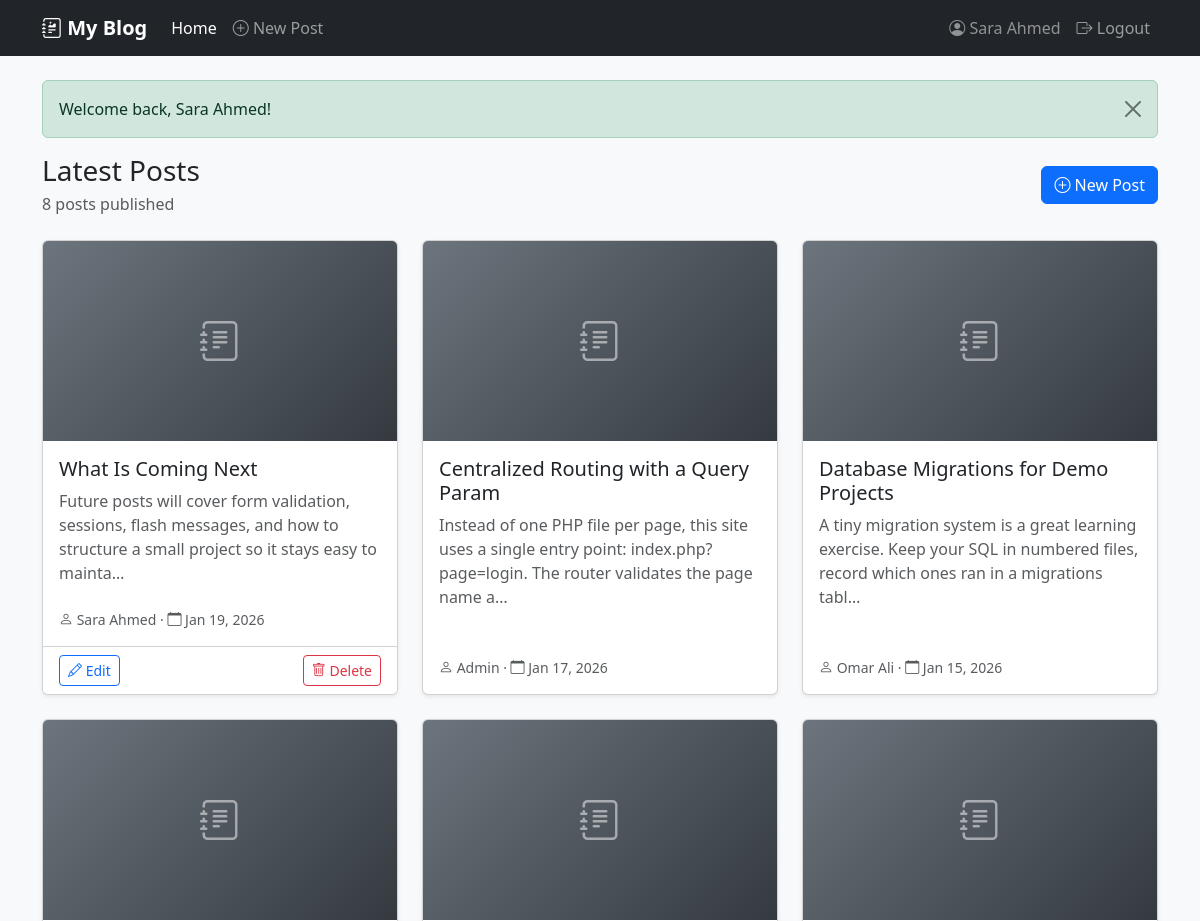
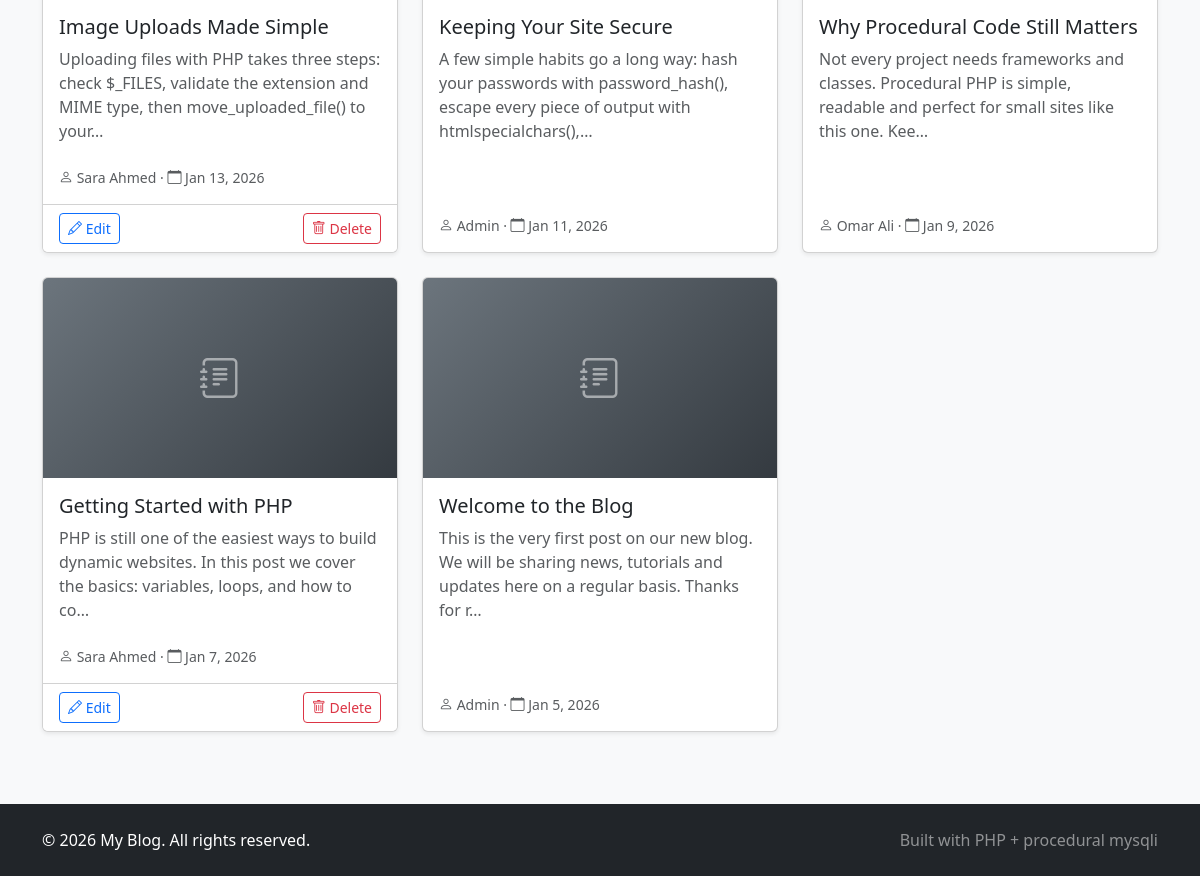
/index.php?page=home (signed in), run on the app's committed database (2 pictures, top to bottom).
### tables this page shows
CREATE TABLE posts (
    id INT NOT NULL AUTO_INCREMENT PRIMARY KEY,
    user_id INT NOT NULL,
    title VARCHAR(200) NOT NULL,
    content TEXT NOT NULL,
    image VARCHAR(255) DEFAULT NULL,
    created_at DATETIME NOT NULL DEFAULT CURRENT_TIMESTAMP,
    updated_at DATETIME NOT NULL DEFAULT CURRENT_TIMESTAMP ON UPDATE CURRENT_TIMESTAMP,
    KEY idx_posts_user_id (user_id),
    CONSTRAINT fk_posts_user FOREIGN KEY (user_id) REFERENCES users (id) ON DELETE CASCADE
);

CREATE TABLE users (
    id INT NOT NULL AUTO_INCREMENT PRIMARY KEY,
    name VARCHAR(100) NOT NULL,
    email VARCHAR(190) NOT NULL UNIQUE,
    password VARCHAR(255) NOT NULL,
    role ENUM('admin','user') NOT NULL DEFAULT 'user',
    created_at DATETIME NOT NULL DEFAULT CURRENT_TIMESTAMP
);

### index.php (called while the page is built, shortened)
<?php
require_once __DIR__ . '/config/config.php';
require_once __DIR__ . '/core/functions.php';
$page = $_GET['page'] ?? 'home';
switch ($page) {
    case 'home':
        $posts = getAllPosts();
        break;
}
require __DIR__ . '/inc/header.php';
require __DIR__ . '/views/' . $page . '.php';
require __DIR__ . '/inc/footer.php';

### core/functions.php (called while the page is built, shortened)
<?php
function e($value)
{
    return htmlspecialchars((string) $value, ENT_QUOTES, 'UTF-8');
}
function isLoggedIn()
{
    return isset($_SESSION['user_id']);
}
function isAdmin()
{
    return isset($_SESSION['user_role']) && $_SESSION['user_role'] === 'admin';
}
function canEdit($post)
{
    return (int) $_SESSION['user_id'] === (int) $post['user_id'] || isAdmin();
}
function getAllPosts()
{
    global $conn;
    $sql = "SELECT p.*, u.name AS author_name
            FROM posts p
            INNER JOIN users u ON u.id = p.user_id
            ORDER BY p.created_at DESC, p.id DESC";
    $result = mysqli_query($conn, $sql);
    $posts = [];
    if ($result) {
        while ($row = mysqli_fetch_assoc($result)) {
            $posts[] = $row;
        }
    }
    return $posts;
}

### views/home.php (the view, shortened to what this page needs)
<div class="d-flex justify-content-between align-items-center mb-4 flex-wrap gap-2">
    <div>
        <h1 class="h3 mb-1">Latest Posts</h1>
        <p class="text-muted mb-0"><?= count($posts) ?> post<?= count($posts) === 1 ? '' : 's' ?> published</p>
    </div>
    <?php if (isLoggedIn()) { ?>
        <a href="index.php?page=add_post" class="btn btn-primary">
            <i class="bi bi-plus-circle"></i> New Post
        </a>
    <?php } ?>
</div>
<?php if (empty($posts)) { ?>
    <div class="alert alert-info">
        No posts yet.
        <?php if (isLoggedIn()) { ?>
            <a href="index.php?page=add_post">Write the first one</a>.
        <?php } ?>
    </div>
<?php } else { ?>
    <div class="row g-4">
        <?php foreach ($posts as $post) { ?>
            <div class="col-md-6 col-lg-4">
                <div class="card h-100 shadow-sm post-card">
                    <a href="index.php?page=post&id=<?= (int) $post['id'] ?>">
                        <?php if ($post['image']) { ?>
                            <img src="assets/uploads/<?= e($post['image']) ?>" class="card-img-top post-thumb" alt="<?= e($post['title']) ?>">
                        <?php } else { ?>
                            <div class="card-img-top post-thumb post-placeholder d-flex align-items-center justify-content-center">
                                <i class="bi bi-journal-text fs-1 text-white-50"></i>
                            </div>
                        <?php } ?>
                    </a>
                    <div class="card-body d-flex flex-column">
                        <h5 class="card-title">
                            <a href="index.php?page=post&id=<?= (int) $post['id'] ?>" class="text-decoration-none text-dark">
                                <?= e($post['title']) ?>
                            </a>
                        </h5>
                        <p class="card-text text-muted flex-grow-1">
                            <?= e(mb_substr(strip_tags($post['content']), 0, 130)) ?><?= mb_strlen(strip_tags($post['content'])) > 130 ? '…' : '' ?>
                        </p>
                        <div class="d-flex justify-content-between align-items-center mt-2">
                            <small class="text-muted">
                                <i class="bi bi-person"></i> <?= e($post['author_name']) ?>
                                &middot; <i class="bi bi-calendar"></i> <?= e(date('M j, Y', strtotime($post['created_at']))) ?>
                            </small>
                        </div>
                    </div>
                    <?php if (canEdit($post)) { ?>
                        <div class="card-footer bg-white d-flex gap-2">
                            <a href="index.php?page=edit_post&id=<?= (int) $post['id'] ?>" class="btn btn-sm btn-outline-primary">
                                <i class="bi bi-pencil"></i> Edit
                            </a>
                            <form action="index.php?page=delete_post&id=<?= (int) $post['id'] ?>" method="post" class="ms-auto"
                                  onsubmit="return confirm('Delete this post? This cannot be undone.');">
                                <button type="submit" class="btn btn-sm btn-outline-danger">
                                    <i class="bi bi-trash"></i> Delete
                                </button>
                            </form>
                        </div>
                    <?php } ?>
                </div>
            </div>
        <?php } ?>
    </div>
<?php } ?>

### assets/css/style.css (style rules this page uses)
body { min-height: 100vh; display: flex; flex-direction: column; background-color: #f8f9fa; }
.post-card { transition: transform 0.15s ease, box-shadow 0.15s ease; }
.post-thumb { height: 200px; object-fit: cover; }
.post-placeholder { background: linear-gradient(135deg, #6c757d, #343a40); }

### data on the page
posts: title "What Is Coming Next", content "Future posts will cover form validation, sessions, flash messages, and how to structure a small project so it stays easy to mainta", user.name "Sara Ahmed", created_at "Jan 19, 2026"
posts: title "Centralized Routing with a Query Param", content "Instead of one PHP file per page, this site uses a single entry point: index.php?page=login. The router validates the page name a", user.name "Admin", created_at "Jan 17, 2026"
posts: title "Database Migrations for Demo Projects", content "A tiny migration system is a great learning exercise. Keep your SQL in numbered files, record which ones ran in a migrations tabl", user.name "Omar Ali", created_at "Jan 15, 2026"
posts: title "Image Uploads Made Simple", content "Uploading files with PHP takes three steps: check $_FILES, validate the extension and MIME type, then move_uploaded_file() to your", user.name "Sara Ahmed", created_at "Jan 13, 2026"
posts: title "Keeping Your Site Secure", content "A few simple habits go a long way: hash your passwords with password_hash(), escape every piece of output with htmlspecialchars(),", user.name "Admin", created_at "Jan 11, 2026"
posts: title "Why Procedural Code Still Matters", content "Not every project needs frameworks and classes. Procedural PHP is simple, readable and perfect for small sites like this one. Kee", user.name "Omar Ali", created_at "Jan 9, 2026"
posts: title "Getting Started with PHP", content "PHP is still one of the easiest ways to build dynamic websites. In this post we cover the basics: variables, loops, and how to co", user.name "Sara Ahmed", created_at "Jan 7, 2026"
posts: title "Welcome to the Blog", content "This is the very first post on our new blog. We will be sharing news, tutorials and updates here on a regular basis. Thanks for r", user.name "Admin", created_at "Jan 5, 2026"

### other printed values
SITE_NAME "My Blog"
$_SESSION['user_name'] "Sara Ahmed"
$flash['message'] "Welcome back, Sara Ahmed!"
count($posts) "8"
